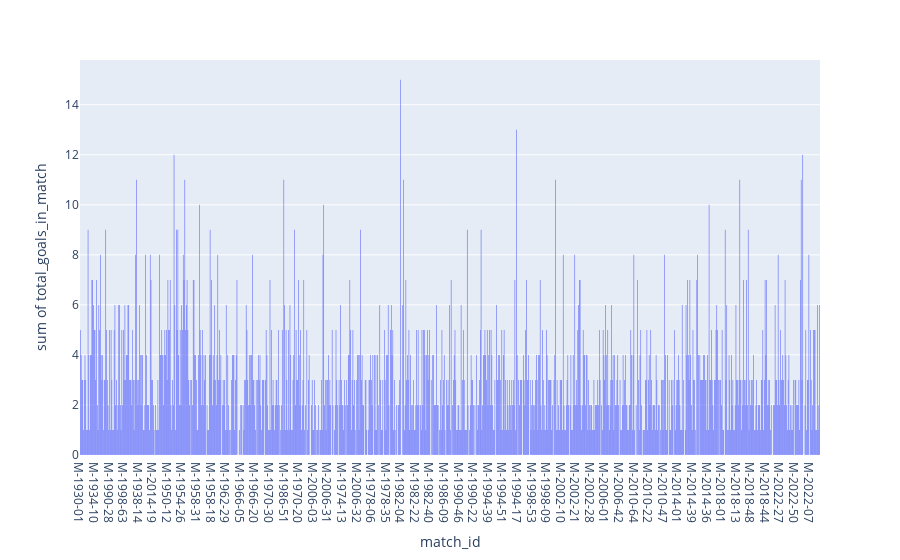

Here is the notebook cell this chart was saved with:
### Code cell
# matches["total_goals_in_match"]
px.histogram(matches, x="match_id", y="total_goals_in_match").show()

### Figure 1 — Plotly figure (JSON) as saved in the notebook; plotly's stock layout.template omitted (floating-point values rounded to 4 significant figures; data arrays with more than 128 entries replaced by an {"elided": "..."} marker saying what was removed)
{"data": [{"alignmentgroup": "True", "bingroup": "x", "histfunc": "sum", "hovertemplate": "match_id=%{x}<br>sum of total_goals_in_match=%{y}<extra></extra>", "legendgroup": "", "marker": {"color": "#636efa", "pattern": {"shape": ""}}, "name": "", "offsetgroup": "", "orientation": "v", "showlegend": false, "type": "histogram", "x": {"elided": "964 str values"}, "xaxis": "x", "y": {"elided": "964 int values"}, "yaxis": "y"}], "layout": {"barmode": "relative", "legend": {"tracegroupgap": 0}, "margin": {"t": 60}, "xaxis": {"anchor": "y", "domain": [0, 1], "title": {"text": "match_id"}}, "yaxis": {"anchor": "x", "domain": [0, 1], "title": {"text": "sum of total_goals_in_match"}}}}
